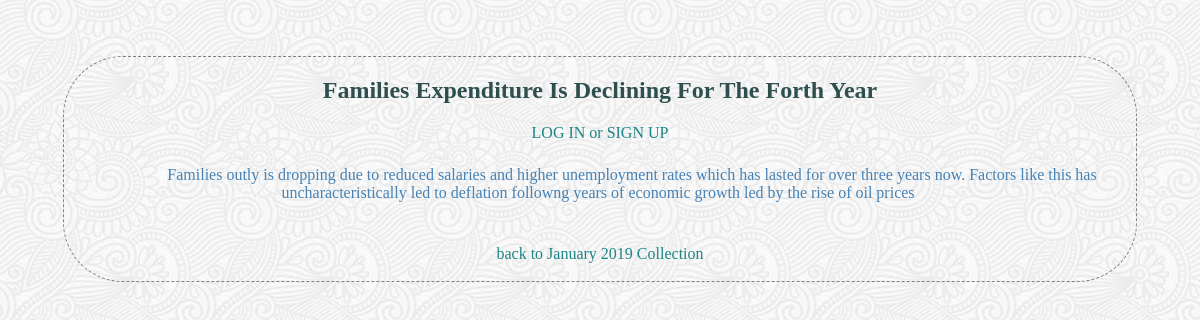
The app's page /collections/2/4/view, older data.
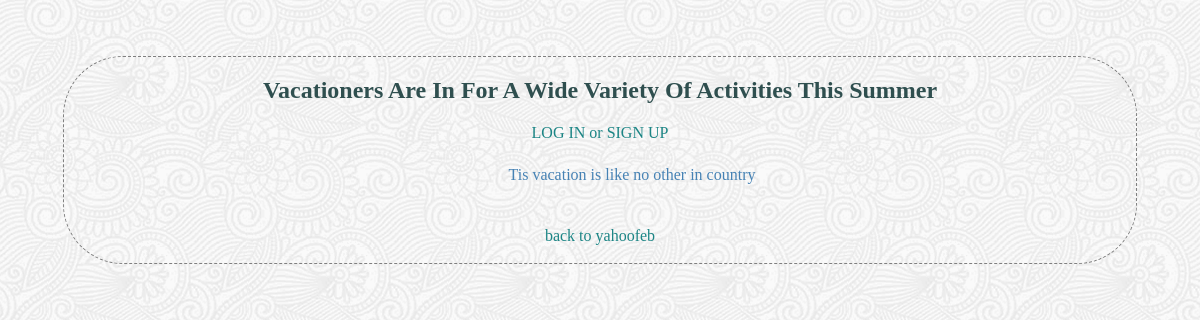
The same page, newer data.
### database_setup.py (models this page shows, shortened)
class ArticleCollection(Base):
    __tablename__ = 'article_item'
    name = Column(String(350), nullable=False)
    id = Column(Integer, primary_key=True)
    description = Column(String(250))
    date = Column(
        String(80),
        default=datetime.datetime.now().strftime("%y-%m-%d %H:%M:%S"))
    text = Column(Text())
    user_id = Column(Integer, ForeignKey('user.id'))
    user = relationship(User)
    collection_id = Column(Integer, ForeignKey('collection.id'))
    collection = relationship(Collection)

class Collection(Base):
    __tablename__ = 'collection'
    id = Column(Integer, primary_key=True)
    name = Column(String(80), nullable=False)
    user_id = Column(Integer, ForeignKey('user.id'))
    user = relationship(User)

### finalProject.py (the view, shortened to what this page needs)
@app.route(
    '/collections/<int:collection_id>/<int:article_id>/',
    methods=[
        'GET',
        'POST'])
@app.route(
    '/collections/<int:collection_id>/<int:article_id>/view',
    methods=[
        'GET',
        'POST'])
def viewArticle(collection_id, article_id):
    item = session.query(ArticleCollection).filter_by(id=article_id).one()
    collection = session.query(Collection).filter_by(id=collection_id).one()
    loggeduser = False
    if 'name' in login_session:
        loggeduser = True
    if 'name' not in login_session or item.user_id != login_session['user_id']:
        return render_template(
            'publicArticle.html',
            collection_id=collection_id,
            coll=collection,
            article_id=article_id,
            art=item, logged=loggeduser)

### templates/publicArticle.html (shortened to what this page needs)
<!DOCTYPE html>
<html>
    <head>
        <link rel=stylesheet type=text/css href='{{url_for('static', filename='style.css')}}'>
    </head>
    <body>
        <div class="pane">
            <h2 class="header">{{art.name}}</h2>
            {% if logged != True %}
            <a class="link" href="{{url_for('showLogin')}}">LOG IN or SIGN UP</a>
            {% endif %}
            <p class="item article">
                {{art.text}}
            </p>
            <br>
            <a class="link" href="{{url_for('collectionList', collection_id=collection_id)}}">back to {{coll.name}} </a><br><br>
        </div>
    </body>
</html>

Row changes from the older to the newer data that the page shows:
changed ArticleCollection: name "Families Expenditure Is Declining For The Forth Year" → "Vacationers Are In For A Wide Variety Of Activities This Summer"; text "Families outly is dropping due to reduced salaries and higher unemployment rates which has lasted for over three years now. Factors like this has uncharacteristically led to deflation followng years of economic growth led by the rise of oil prices" → "Tis vacation is like no other in country"
changed Collection: name "January 2019 Collection" → "yahoofeb"
